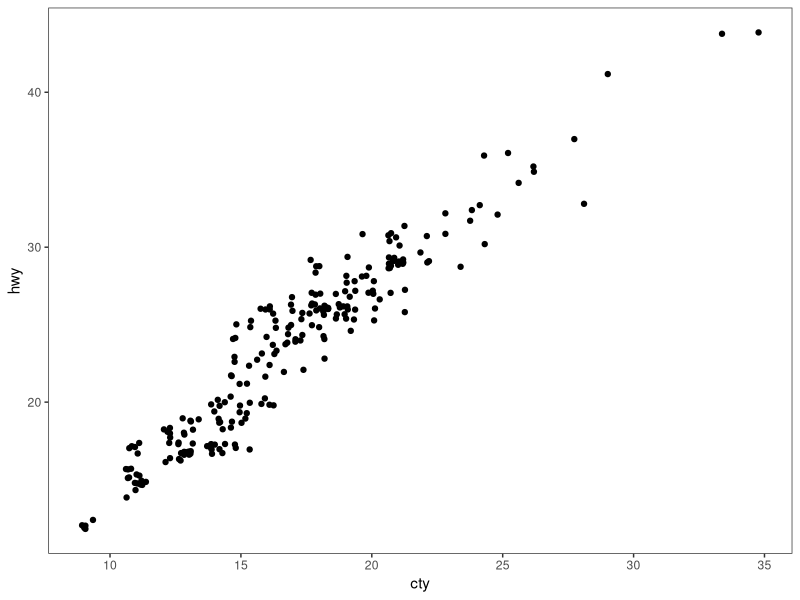

Source code (R): (Note: this script raises an error after producing the figure.)
# ---------------------------------------------------------- #
#### MODULE 3: Plot even more data!                       ####               
# ---------------------------------------------------------- #

## OBJECTIVE:
# 1. To develop a "grammar of graphics".
# 2. To become comfortable using ggplot2 for exploratory data visualization.


# ---------------------------------------------------------- #
#### SET UP:                                              ####
# ---------------------------------------------------------- #
# REMINDER: In RStudio, open the Rproject for our course (UNCG_DataWrangling), 
# pull any changes from GitHub, and navigate to the branch you created for 
# yourself (just a single branch for the whole semester) in RStudio's Git tab.
# Open this week's assignment in this new branch to complete and submit on GitHub.
# Ideally, you'll commit your answers a bit at a time as you work through
# this assignment, rather than committing all at once at the end.

# Reminder of some helpful resources for graphing in R:
# ggplot Cookbook: http://www.cookbook-r.com/Graphs/
# Official ggplot2 Book: https://ggplot2-book.org/
# Themes in ggplot2: https://ggplot2-book.org/polishing.html#themes

# In ggplot2, aesthetic means “something you can see”. Each aesthetic is a
# mapping between a visual cue and a variable.
# Examples include:
# position (i.e., on the x and y axes)
# color (“outside” color)
# fill (“inside” color)
# shape (of points)
# line type
# size

# Each type of geometric object (geom) accepts only a subset of all aesthetics.
# Refer to the geom help pages to see what mappings each geom accepts. Aesthetic
# mappings are set with the aes() function.

# TASK: We will be using the ggplot2 package for graphing. Fortunately, ggplot2 
# is nested within the tidyverse package (along with many others).
# Start by writing code to load the tidyverse library.
# HINT: see the end of assignment #1 if you forgot how to load a package.

library(tidyverse)

# TASK: Write code below to set your theme to black and white and both your major
# AND minor gridlines to element_blank for all plots you'll be making today.
# HINT: Check back to last week's assignment section 1.9 for setting themes for
# all plots

theme_set(theme_bw())
theme_update(panel.grid.major = element_blank(), panel.grid.minor=element_blank())

# ---------------------------------------------------------- #
#### 1.0 CORRELATION                                      ####
# ---------------------------------------------------------- #

# We learned how to make correlations last week, but it never hurts to get
# more practice! Let's start by using a data set built into ggplot2.
# The mpg dataset looks at the gas efficiency of different cars. Run the following
# code to load the data:
data(mpg, package = "ggplot2")

# TASK: Create a scatterplot (i.e., a dot plot) to relate city and highway mileage.
# Color the points by the class of car (class column) and label the x and y axis 
# to be more informative (City Mileage (MPG) vs Highway Mileage (MPG)).
# HINT: Refer back to last week's assignment or the ggplot help resources if you 
# forget how to make a scatterplot.


# Looks alright, but the graph may be hiding some information...
# QUESTION: How many data points are in the mpg dataframe?


# QUESTION: Approximately how many dots are in the graph you just made? How does
# that compare to the number of observations in the dataframe?


# Try another correlation-focused geom that addresses this problem by running
# the following code:
ggplot(data=mpg, aes(x=cty, y=hwy)) + 
  geom_jitter()


# QUESTION: What happened when you created the plot with geom_jitter?


# QUESTION: Run the code to create a plot using geom_jitter a second time. Then run it
# again and again. What happens each time? Why is this happening?


# TASK: The default in geom_jitter is to jitter (or slightly move) the points away
# from each other in both the x and y directions. Check the help file for geom_jitter
# and write code below to make a graph where you jitter points in only the x-dimension
# by 0.5.


# ---------------------------------------------------------- #
#### 1.1 DETOUR! COLORS, COLORS, COLORS                   ####
# ---------------------------------------------------------- #

# Our world is so colorful, and our graphs can be too! But we want to be mindful
# of our color choices to not only be beautiful, but also informative and accessible.

# TASK: Create a new dataframe that filters our mpg data down to only information
# for car classes compact, midsize, and suv using an %in% statement. Name your 
# new dataframe mpgSubset.
# HINT: Refer back to the Transform assignment if you want help with %in% (or 
# try googling!)


# ggplot has lots of nice (and some not so nice) built-in color palettes that we 
# can use to fill our bars with color. Try running the following code:
ggplot(data=mpgSubset, aes(x=cty, y=hwy, color=class)) +
  geom_jitter()

# The code above supplies us with ggplot's default color palette, which I find not
# so pleasing. Let's try to change this!

# We can add a statement specifying the scale of colors we would prefer. One way
# to do this is to use other pre-set palettes from ggplot. Run the code below to 
# ask ggplot to use the color brewer's palette called Set 1.
ggplot(data=mpgSubset, aes(x=cty, y=hwy, color=class)) +
  geom_jitter() +
  scale_color_brewer(palette="Set1")

# Alternatively, we could use the "RdBu" palette:
ggplot(data=mpgSubset, aes(x=cty, y=hwy, color=class)) +
  geom_jitter() +
  scale_color_brewer(palette="RdBu")

# QUESTION: Investigate the color brewer's range of palettes at this website: 
# https://r-graph-gallery.com/38-rcolorbrewers-palettes.html
# What do you notice about the colors chosen from each of the palettes that we
# used above? (i.e., does it use the first three colors in the palette? The last
# three? Some other combination?)


# We could also pick out EXACTLY which colors we want for our figure. 
# There are 4 main ways to specify colors in R:
### by name
### by number
### by Hex code
### with the rgb() function

# By Name: R allows you to call more than 600 colors by name! Run the following
# code to see a list:
colors()

# We can put in the colors we chose for each variable by adding the 
# scale_color_manual() function to our plot. Try it out by running the following
# code:
ggplot(data=mpgSubset, aes(x=cty, y=hwy, color=class)) +
  geom_jitter() +
  scale_color_manual(values=c('midnightblue', 'cornflowerblue', 'tomato3'))


# You can also chose colors by number, which are assigned in R.

# TASK: Copy and paste the code to make our scatterplot and replace the color names
# with three numbers of your choice (between 1 and 657). How does your new figure look?
# HINT: remember to remove the quotation marks when calling numbers.


# QUESTION: How do you think you could figure out which color name belongs to
# each color number?
# HINT: Try creating a dataframe from color() by passing it into the
# as.data.frame() function.


# You can also chose colors by Hex code. A Hex color code is a 6-symbol code made
# of up to three 2-symbol elements (6 symbols in length all together). Each of 
# the 2-symbol elements represents a color value in the Red-Green-Blue (RGB) color
# scale from 0 to 255. Hex codes are written with a # in front of them. Let's try
# out calling our colors using hex code.
ggplot(data=mpgSubset, aes(x=cty, y=hwy, color=class)) +
  geom_jitter() +
  scale_color_manual(values=c('#191970', '#6495ED', '#FF6347'))

# There are two great things about hex codes. First, you can call ANY color you 
# want with a hex code. That is, you're not limited to the 657 colors that are
# in ggplot. By specifying the color by hex code, you can pick literally anything!

# TASK: Google the search term "color picker". This should bring up google's color
# picker (in addition to a billion other color picking websites). Use this color
# picker to generate the hex codes for three new colors of your choice. Then copy
# and paste the above code, replacing the hex codes with your color choices.


# The second great thing about hex codes is that you can control the transparency
# of your colors. Transparency is set in a hex code by adding two extra symbols
# to the end, which together make up the "alpha" element. Adding 00 to the end 
# of your hex code will make your color completely transparent, while adding FF 
# to the end will make it completely opaque. Any number/letters in-between will 
# result in partial transparency. You can find a complete list of transparencies
# between 0-100% here: https://gist.github.com/lopspower/03fb1cc0ac9f32ef38f4

# TASK: Try out transparency by copying and pasting your graph code below and
# adding the alpha element to the end of each of your hex codes to make your
# first color 0% transparent, your second color 50% transparent, and your third
# color 100% transparent.


# QUESTION: What happened to the point that you set to 100% transparent?


# Finally, we can set our colors using the rgb() function. This operates very
# similarly to the hex code, where you can pick exactly the color and transparency
# you want. Try it out by running the following code:
ggplot(data=mpgSubset, aes(x=cty, y=hwy, color=class)) +
  geom_jitter() +
  scale_color_manual(values=c(rgb(.10, .10, .44, 1), rgb(.39, .58, .93, 1), rgb(1.0, .39, .28, 1)))

# TASK: Modify the above code to make all of your points 50% transparent.

# There are so many inventive and artistic people in the world who have expanded
# the offerings for colors in ggplot. Check out some notable ones listed below
# when choosing colors for this assignment.
### Color-blind friendly palettes: https://github.com/JLSteenwyk/ggpubfigs
### Color palettes from vintage National Parks posters: https://github.com/katiejolly/nationalparkcolors
### Color palettes based on Wes Anderson movies: https://github.com/karthik/wesanderson
### Color palettes from famous Dutch paintings: https://github.com/EdwinTh/dutchmasters


# ---------------------------------------------------------- #
#### 1.2 DETOUR! LEGENDS                                  ####
# ---------------------------------------------------------- #

# When you specify colors in your ggplot code, R throws in a bonus legend for free!
# However, this legend is often not as clear or visually appealing as we might 
# prefer. But as with all geometric objects in ggplot, legends can be easily altered.

# Run the following code to create a scatter plot. Feel free to modify the colors
# as you prefer!
ggplot(data=mpgSubset, aes(x=cty, y=hwy, color=class)) +
  geom_jitter()

# QUESTION: Where did ggplot get the legend title and values from?


# We could change the title and values in our legend by altering the dataframe
# we are passing into ggplot. But that seems a bit drastic. Instead, we can 
# lean on the same code that specifies our color picks to alter the legend text.
# Try it out by running the following code:
ggplot(data=mpgSubset, aes(x=cty, y=hwy, color=class)) + 
  geom_jitter() + 
  scale_color_manual(values=c('#FCBA03', '#380754', '#496916'),
                     name='Class of Car', 
                     breaks=c('suv', 'midsize', 'compact'), 
                     labels=c('SUV', 'Midsize', 'Compact'))


# TASK: Label each line of the code above with what it is doing.
# HINT: Check the scale_color_manual help file or ggplot Cookbook for more info.


# IMPORTANT: It is important to pay attention to the order you provide ggplot with 
# your color choices and legend labels! Try running the following code:
ggplot(data=mpgSubset, aes(x=cty, y=hwy, color=class)) + 
  geom_jitter() + 
  scale_color_manual(values=c('#FCBA03', '#380754', '#496916'), 
                     name='Class of Car', 
                     breaks=c('suv', 'midsize', 'compact'), 
                     labels=c('Compact', 'SUV', 'Midsize')) 


# QUESTION: What is wrong with the code above? Why is it so important to be
# careful with the order you pass information into ggplot?


# While changing the legend text and factor order takes place in the scale_color_manual
# step, moving the legend around on the graph page is part of the graph theme. We
# can try this out using the code below:
ggplot(data=mpgSubset, aes(x=cty, y=hwy, color=class)) + 
  geom_jitter() + 
  theme(legend.position='top')


# TASK: Modify the code above to have the legend display along the bottom of
# the figure.


# We can also have the legend located within the area of the graph itself! We can 
# do this by specifying the coordinates for where the legend should go within the
# graph axes. First we set the legend position and then we set the anchoring 
# position by justifying the legend.
### bottom left: 0,0
### bottom right: 1,0
### top left: 0,1
### top right: 1,1

# Try it out by running the following code:
ggplot(data=mpgSubset, aes(x=cty, y=hwy, color=class)) + 
  geom_jitter() + 
  theme(legend.position=c(1,0), legend.justification=c(1,0))

# QUESTION: What happens if you don't include the code for legend justification
# above?


# TASK: Copy and paste the code from above. Modify it to place the legend in the
# upper left part of the graph.


# Finally, we might want to remove the legend altogether! We would do so by
# modifying the theme as well. 

# TASK: Check the ggplot cookbook to find the legends section. Read what it says 
# about removing the legend. Then copy and paste the graph code from above. Modify
# the code to remove the legend.


# ---------------------------------------------------------- #
#### 2.0 DEVIATION                                        ####
# ---------------------------------------------------------- #

# Used to compare variation in values between small number of items (or categories) 
# with respect to a fixed reference.

# Whether the graphical type is a deviation graph or a composition graph (or a 
# ranking graph) may depend on the underlying data structure.

# We used geom_bar() last week with factor data to create a bar graph. But
# geom_bar() is a bit tricky because it can make EITHER a bar graph or a histogram
# depending on the data you give it. The default of geom_bar() is to set stat to 
# count so if you give it just a continuous x value, it will make a histogram. Try
# it with the following code:
ggplot(data=mpg, aes(x=hwy)) + 
  geom_bar()

# In order to have the geom create bars and not a histogram, you must:
# 1) Set stat = identity
# 2) Provide both an x and a y inside the aes(), where x is either a character 
# or factor and y is numeric.

# TASK: Create a dataframe of summary statistics for the mpg data, calculating the
# mean, standard deviation, and standard error for highway mpg grouping by class.
# Name the resulting dataframe highwayMPG and your new variables hwy_mean, hwy_sd,
# and hwy_se.
# HINT: Look back at the Transform assignment if you forget how to summarize the
# data. Also recall, standard error = 1.96*standard deviation.


# TASK: Create a bar graph showing the average highway MPG on the y-axis and 
# car class on the x-axis. Fill the bars by class. Add in error bar caps that are 20%
# the width pf the bars.
# HINT: Don't forget to change stat from the default in your geom_bar() statement!


# ---------------------------------------------------------- #
#### 2.1 DETOUR! COLORS AND LEGENDS, AGAIN                ####
# ---------------------------------------------------------- #

# Recall that some geometric elements require fills instead of (or sometimes in
# addition to) colors.

# TASK: Create a bar graph with the mpg summary stats with the following parameters:
# (1) Black bar outline
# (2) Bars filled with the color brewer palette "Dark2" using the scale_fill_manual
#     statement
# (3) No legend
# (4) Informative x- and y-axis labels. 

# HINT: Carefully consider whether your color and/or fill should go within an aes() 
# statement, the scale_fill_manual or scale_color_manual statements, or neither.
# If in doubt, try a bunch of ways until it looks how we want it. And consult 
# your helpful ggplot resources on the web.


# ---------------------------------------------------------- #
#### 2.2 DETOUR! AXIS MODIFICATIONS                       ####
# ---------------------------------------------------------- #

# Run the following code, feeling free to modify colors as you prefer:
ggplot(data=highwayMPG, aes(x=class, y=hwy_mean, fill=class)) +
  geom_bar(stat='identity') 

# QUESTION: Where is ggplot getting the x-axis tick labels from?


# Often our tick labels are not the best. We can modify them to be more informative
# or visually appealing by directly modifying the dataframe, but again this feels
# a bit extreme. Instead, we can directly modify the scale of the axis. For axes
# that deal with categories, we are setting the discrete scale. Try it out by
# running the following code:
ggplot(data=highwayMPG, aes(x=class, y=hwy_mean, fill=class)) +
  geom_bar(stat='identity') +
  scale_x_discrete(labels=c('sport', 'compact', 'midsize', 'minivan', 'pickup', 'subcompact', 'SUV'))

# We can also change the scale of the continuous axes, including how large they are
# and where the tick marks fall as follows:
ggplot(data=highwayMPG, aes(x=class, y=hwy_mean, fill=class)) +
  geom_bar(stat='identity') +
  scale_y_continuous(breaks=seq(0, 50, 10)) +
  coord_cartesian(ylim=c(0,50))

# QUESTION: Try running the code above without the coord_cartesian() statement. 
# What is surprising about the resulting graph? Based on this result, what do you
# think the coord_cartesian() statement does?


# We can also add a statement into the scale discrete or continuous statements
# to name our axes, rather than putting in a whole separate step of xlab() or ylab().
# Try it out with the following code:
ggplot(data=highwayMPG, aes(x=class, y=hwy_mean, fill=class)) +
  geom_bar(stat='identity') +
  scale_x_discrete(name='Class of Car') +
  scale_y_continuous(name='Mean Highway MPG')


# Finally, we can flip our axes easily in ggplot as follows:
ggplot(data=highwayMPG, aes(x=class, y=hwy_mean, fill=class)) +
  geom_bar(stat='identity') +
  coord_flip()


# TASK: Let's put it all together. Make a graph of the mpg summary stats with the
# following specifications:
# (1) color by class of car using a color scheme of your choice (not the default)
# (2) plot the class of car on the x-axis and the highway MPG on the y axis
# (3) include better names for the x- and y-axis titles
# (4) include better names for the car classes
# (5) set the scale of the highway mpg to run from 0 to 30 with breaks every 5 
# (6) flip your axes
# (7) remove the legend


# ---------------------------------------------------------- #
#### 3.0 RANKING                                          ####
# ---------------------------------------------------------- #
# Used to compare the position or performance of multiple items with respect to 
# each other. Actual values matters somewhat less than the ranking.

# TASK: Create a dataframe of summary statistics for the mpg data, calculating the
# mean, standard deviation, and standard error for CITY mpg grouping by class.
# Name the resulting dataframe cityMPG and your new variables city_mean, city_sd,
# and city_se.
# HINT: Look back at the Transform assignment if you forget how to summarize the
# data. Also, standard error = 1.96*standard deviation.


# Now we want to plot our data in order from smallest to largest city MPG to get
# a ranking. To do so, we need to use the reorder() function to rearrange the data
# going into our x-axis.
ggplot(cityMPG, aes(x=reorder(class, city_mean), y=city_mean)) + 
  geom_bar(stat="identity")

# TASK: Recreate the above ranking figure to include the following:
# (1) class of car on the x-axis with informative axis and tick labels
# (2) MPG ordered from highest to lowest (hint: try google if you're unsure)
# (3) bars with dary grey outlines and filled by class with your favorite color scheme
# (4) error bars with end caps 30% the width of the bars
# (5) y-axis from 0 to 30 with tick marks every 5
# (6) no legend.


# ---------------------------------------------------------- #
#### 4.0 DISTRIBUTION                                     ####
# ---------------------------------------------------------- #
# When you have lots and lots of data points and want to study where and how the
# data points are distributed.

# Histograms can be accomplished with either geom_bar() or geom_histogram()
ggplot(mpg, aes(hwy)) + 
  geom_histogram()

# TASK: Recreate the graph above, but using geom_bar() instead


# TASK: Try making a histogram with the categorical variable 'manufacturer'.
# What error message do you get?


# QUESTION: What happens when you follow the advice of the error message and 
# make stat='count'?
ggplot(mpg, aes(manufacturer)) + 
  geom_histogram(stat="count")


# TASK: Make a boxplot comparing the distribution of cty (city mileage) for
# each class of car.
# HINT: Look back to last week if you forget how to make a boxplot.


# We can also make a different type of distribution, a violin plot using the 
# geom_violin statement as follows:
ggplot(mpg, aes(x=class, y=cty)) + 
  geom_violin()

# QUESTION: What does a violin plot show? Check google if you're unsure.


# ---------------------------------------------------------- #
#### 5.0 COMPOSITION                                      ####
# ---------------------------------------------------------- #
# Bar charts and pie charts are classic ways of showing composition of a dataset.

# TASK: Let's get some data for this task by determining the number of cars from 
# each car manufacturer in our mpg dataframe. We can do this as follows:
manufacturerFreq <- mpg %>% 
  group_by(manufacturer) %>% 
  summarize(frequency=length(manufacturer)) %>% 
  ungroup()

# TASK: Make a bar graph of the number of cars (frequency) by manufacturer using
# the dataframe we created above.


# We can switch the bar chart you created above into a pie chart simply by changing
# the coordinate system through a series of steps as follows:

ggplot(manufacturerFreq, aes(x=manufacturer, y=frequency)) +
  geom_bar(stat="identity") +
  coord_polar()

ggplot(manufacturerFreq, aes(x=manufacturer, y=frequency, fill=manufacturer)) +
  geom_bar(stat="identity") +
  coord_polar()

ggplot(manufacturerFreq, aes(x="", y=frequency, fill=manufacturer)) +
  geom_bar(stat="identity", width=1) +
  coord_polar()

ggplot(manufacturerFreq, aes(x="", y=frequency, fill=manufacturer)) +
  geom_bar(stat="identity", width=1) +
  coord_polar(theta="y")

ggplot(manufacturerFreq, aes(x="", y=frequency, fill=manufacturer)) +
  geom_bar(stat="identity", width=1) +
  coord_polar(theta="y", start=0) +
  theme_void() +
  theme(legend.title = element_text(size = 12.5), 
        legend.text  = element_text(size = 8.5),
        legend.key.size = unit(.75, "lines"))

# TASK: Annotate the code below to describe what each line does:
ggplot(manufacturerFreq, aes(x="", y=frequency, fill=manufacturer)) +
  geom_bar(stat="identity", width=1) +
  coord_polar(theta="y", start=0) +
  theme_void() +
  theme(legend.title = element_text(size = 12.5), 
        legend.text  = element_text(size = 8.5),
        legend.key.size = unit(.75, "lines"))


# ---------------------------------------------------------- #
#### 6.0 CHANGE                                           ####
# ---------------------------------------------------------- #

# Time series are often best visualized with line graphs. Let's try this out
# with some new data:
data("economics")

# TASK: Use the economics dataset to plot the number of people who are unemployed
# over time (unemploy vs date). Make a scatterplot, then connect the points with 
# lines using geom_line().
# HINT: use ?economics to get more information about this dataset.




# ---------------------------------------------------------- #
#### GROUPS AND MAPS                                      ####
# ---------------------------------------------------------- #

# Let's save these for group project options, this assignment is really long!









# REMEMBER: Save and push your script when you're done with this assignment!
